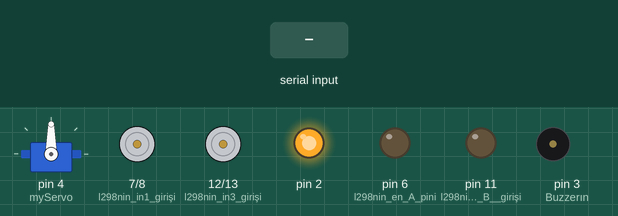
A sketch run on a simulated Arduino Uno, built with avr-gcc and run on an emulated ATmega328P. Shown: servo, motor-driver pin pairs drawn as motors (green arrow = first pin HIGH = forward, orange = second pin HIGH = backward, longer = more drive), output pins drawn as LEDs (lit = HIGH), buzzer (waves = sounding, pin HIGH). The inputs (shaded band) are chosen by the test bench. What the sketch prints to the serial monitor is not drawn.

Above: at 1.2 s.
1.3 s: "b" received over the second serial link
At 2.3 s:
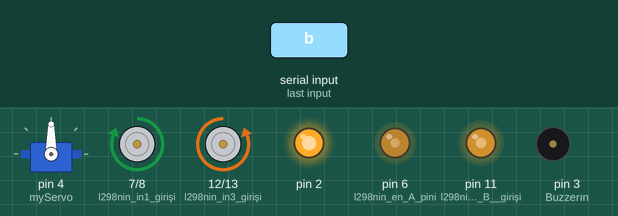
2.8 s: "s" received over the second serial link
At 4.0 s:
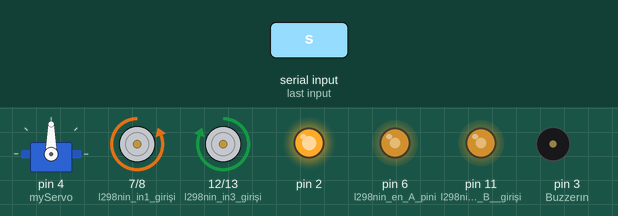
4.3 s: "a" received over the second serial link
At 5.3 s:
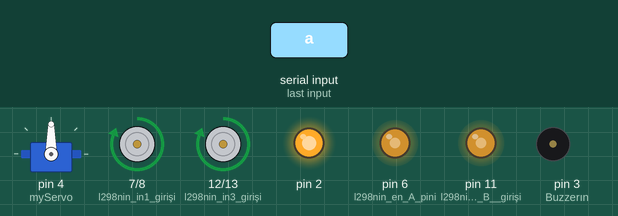
5.8 s: "d" received over the second serial link
At 6.6 s:
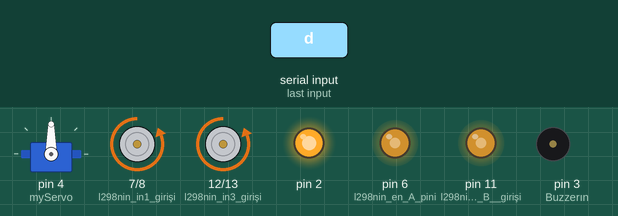
7.3 s: "z" received over the second serial link
At 7.7 s:
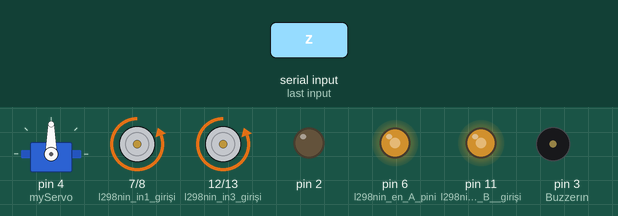
8.8 s: "q" received over the second serial link
At 10.2 s:
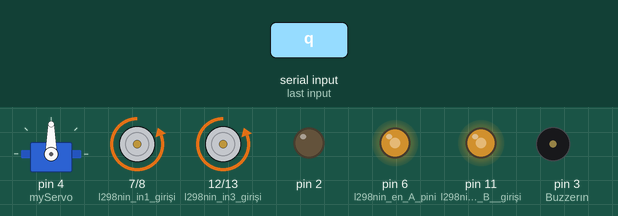
Timing chart, 0 to 11.3 s (numbered marks = the images above; inputs shaded):
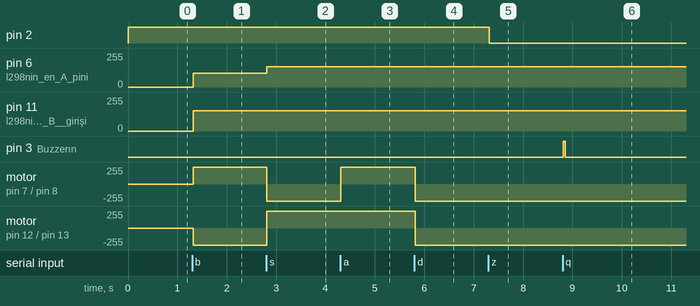

Measured:
- after the input at 1.3 s, pin 6 (l298nin_en_A_pini): 0/255 → 105/255 at once; pin 11 (l298nin_en_B__girişi): 0/255 → 151/255 at once; motor on pin 7 (l298nin_in1_girişi) / pin 8 (l298nin_in2_girişi): stopped → forward 255/255 at once; motor on pin 12 (l298nin_in3_girişi) / pin 13 (l298nin_in4_girişi): stopped → backward 255/255 at once
- after the input at 2.8 s, pin 6 (l298nin_en_A_pini): 105/255 → 151/255 at once; motor on pin 7 (l298nin_in1_girişi) / pin 8 (l298nin_in2_girişi): forward 255/255 → backward 255/255 at once; motor on pin 12 (l298nin_in3_girişi) / pin 13 (l298nin_in4_girişi): backward 255/255 → forward 255/255 at once
- after the input at 4.3 s, motor on pin 7 (l298nin_in1_girişi) / pin 8 (l298nin_in2_girişi): backward 255/255 → forward 255/255 at once
- after the input at 5.8 s, motor on pin 7 (l298nin_in1_girişi) / pin 8 (l298nin_in2_girişi), motor on pin 12 (l298nin_in3_girişi) / pin 13 (l298nin_in4_girişi): forward 255/255 → backward 255/255 at once
- after the input at 7.3 s, pin 2: HIGH → LOW at once
- after the input at 8.8 s, pin 3 (Buzzerın): LOW → HIGH at once, → LOW 0.04 s later

The sketch:

DrivePad_Arduino_kodlar_.ino
```cpp
#include <SoftwareSerial.h>
#include <Servo.h>  // Servo kütüphanesini dahil et

Servo myServo;
#define RxD 9  //HC-05  Tx
#define TxD 10  //HC-05  Rx
SoftwareSerial blueToothSerial(RxD,TxD);
bool light=true;
int hiz_kontrol,servo=90;
void setup() {

   Serial.begin(9600);
   blueToothSerial.begin(9600);
   pinMode(RxD, INPUT);
   pinMode(TxD, OUTPUT);
   pinMode(2, OUTPUT); //Ön farların + pini
   pinMode(3, OUTPUT); //Buzzerın + pini
   pinMode(6, OUTPUT); //l298nin en A pini
   pinMode(7, OUTPUT); //l298nin in1 girişi
   pinMode(8, OUTPUT); //l298nin in2 girişi
   pinMode(11, OUTPUT); //l298nin en B  girişi
   pinMode(12, OUTPUT); //l298nin in3 girişi
   pinMode(13, OUTPUT); //l298nin in4 girişi
   digitalWrite(2,HIGH); //Default olarak ışıklar açık ayarlanıyor
   hiz_kontrol=2; //Default olarak hız ayarı 2 ayarlanıyor
   myServo.attach(4); // Servonun sinyal pini
   myServo.write(90); //Default olarak servo ayarı ortada olacak şekilde ayarlanıyor

}

void loop() {


   if (blueToothSerial.available()) {
      char result2 = blueToothSerial.read();
      Serial.write(result2); // Veri gelen yer (Telefondan buraya geliyor)
      Serial.println(result2);
      if(result2 == 'b'){

        //İLERİ KOMUTU:
        Serial.println("girdi");
           digitalWrite(13, HIGH);
           digitalWrite(12, LOW);
           digitalWrite(7, HIGH);
           digitalWrite(8, LOW);
           if(hiz_kontrol==1){
           analogWrite(6, 68); // PWM değeri 0-255 arasında olmalı
           analogWrite(11, 88); // PWM değeri 0-255 arasında olmalı
           }
           else if(hiz_kontrol==2){
           analogWrite(6, 105); // PWM değeri 0-255 arasında olmalı
           analogWrite(11, 151); // PWM değeri 0-255 arasında olmalı
           }
           else if(hiz_kontrol==3){
           analogWrite(6, 171); // PWM değeri 0-255 arasında olmalı
           analogWrite(11, 241); // PWM değeri 0-255 arasında olmalı
           }
      }
      else if(result2 == 's'){

        //GERİ KOMUTU:
           digitalWrite(13, LOW);
           digitalWrite(12, HIGH);
           digitalWrite(7, LOW);
           digitalWrite(8, HIGH);
           if(hiz_kontrol==1){
           analogWrite(6, 87); // PWM değeri 0-255 arasında olmalı
           analogWrite(11, 88); // PWM değeri 0-255 arasında olmalı
           }
           else if(hiz_kontrol==2){
           analogWrite(6, 151); // PWM değeri 0-255 arasında olmalı
           analogWrite(11, 151); // PWM değeri 0-255 arasında olmalı
           }
           else if(hiz_kontrol==3){
           analogWrite(6, 241); // PWM değeri 0-255 arasında olmalı
           analogWrite(11, 241); // PWM değeri 0-255 arasında olmalı
           }

      }
      else if(result2=='a'){

        //SOL KOMUTU:

           digitalWrite(13, LOW);
           digitalWrite(12, HIGH);
           digitalWrite(7, HIGH);
           digitalWrite(8, LOW);
           if(hiz_kontrol==1){
           analogWrite(6, 87); // PWM değeri 0-255 arasında olmalı
           analogWrite(11, 88); // PWM değeri 0-255 arasında olmalı
           }
           else if(hiz_kontrol==2){
           analogWrite(6, 151); // PWM değeri 0-255 arasında olmalı
           analogWrite(11, 151); // PWM değeri 0-255 arasında olmalı
           }
           else if(hiz_kontrol==3){
           analogWrite(6, 241); // PWM değeri 0-255 arasında olmalı
           analogWrite(11, 241); // PWM değeri 0-255 arasında olmalı
           }
      }
      else if(result2=='d'){

        //SAĞ KOMUTU:
           digitalWrite(13, HIGH);
           digitalWrite(12, LOW);
           digitalWrite(7, LOW);
           digitalWrite(8, HIGH);
           if(hiz_kontrol==1){
           analogWrite(6, 87); // PWM değeri 0-255 arasında olmalı
           analogWrite(11, 88); // PWM değeri 0-255 arasında olmalı
           }
           else if(hiz_kontrol==2){
           analogWrite(6, 151); // PWM değeri 0-255 arasında olmalı
           analogWrite(11, 151); // PWM değeri 0-255 arasında olmalı
           }
           else if(hiz_kontrol==3){
           analogWrite(6, 241); // PWM değeri 0-255 arasında olmalı
           analogWrite(11, 241); // PWM değeri 0-255 arasında olmalı
           }
      }
      else if(result2=='z'){

        //IŞIK KOMUTU:
        if(light==true){
           digitalWrite(2,LOW);
           light=false;
        }
        else{
            digitalWrite(2,HIGH);
           light=true;
        }}

      else if(result2=='q'){

        //KORNA KOMUTU:
           digitalWrite(3,HIGH);
           delay(35);
           digitalWrite(3,LOW);
           if(result2=='x'){
            digitalWrite(3,LOW);
           }

      }

         else if(result2=='1'){

        //HIZ AYARI 1 KOMUTU:
        hiz_kontrol=1;
      }
       else if(result2=='2'){

        //HIZ AYARI 1 KOMUTU:
        hiz_kontrol=2;
      }
      else if(result2=='3'){

        //HIZ AYARI 1 KOMUTU:
        hiz_kontrol=3;
      }

       else if(result2=='-'){

        //KAMERA SERVO AYARI KOMUTU:

        servo+=13;
        if(servo>180){
          servo=180;
          myServo.write(servo);
        }
        else{
          myServo.write(servo);
        }

      }

         else if(result2=='+'){

         //KAMERA SERVO AYARI KOMUTU:

        servo-=13;
        if(servo<0){
          servo=0;
          myServo.write(servo);
        }
        else{
          myServo.write(servo);
        }

      }

      else{

        //EĞER GELEN VERİ YOKSA DURDURMA KOMUTU:
           analogWrite(6, 0); // PWM değeri 0-255 arasında olmalı
           analogWrite(11, 0); // PWM değeri 0-255 arasında olmalı
      }
   }

   else{

    Serial.println("bağlantı yok");
   }}


  /* if (Serial.available()) {
      char result = Serial.read();
      blueToothSerial.print(result);
         if(result==' '){

        analogWrite(6, 0); // PWM değeri 0-255 arasında olmalı
   analogWrite(11, 0); // PWM değeri 0-255 arasında olmalı
      }

      if(result == 'b'){
    digitalWrite(13, HIGH);
   digitalWrite(12, LOW);
   digitalWrite(7, HIGH);
   digitalWrite(8, LOW);
   analogWrite(6, 255); // PWM değeri 0-255 arasında olmalı
   analogWrite(11, 255); // PWM değeri 0-255 arasında olmalı

      }
        if(result == 's'){
    digitalWrite(13, LOW);
   digitalWrite(12, HIGH);
   digitalWrite(7, LOW);
   digitalWrite(8, HIGH);
   analogWrite(6, 255); // PWM değeri 0-255 arasında olmalı
   analogWrite(11, 255); // PWM değeri 0-255 arasında olmalı

      }

   }*/
```
